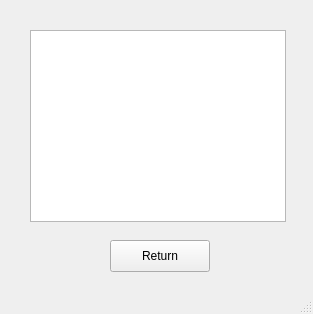
<?xml version="1.0" encoding="UTF-8"?>
<ui version="4.0">
 <class>BalanceWindow</class>
 <widget class="QMainWindow" name="BalanceWindow">
  <property name="geometry">
   <rect>
    <x>0</x>
    <y>0</y>
    <width>313</width>
    <height>314</height>
   </rect>
  </property>
  <property name="windowTitle">
   <string>MainWindow</string>
  </property>
  <widget class="QWidget" name="centralwidget">
   <widget class="QTextBrowser" name="textBrowser">
    <property name="geometry">
     <rect>
      <x>30</x>
      <y>30</y>
      <width>256</width>
      <height>192</height>
     </rect>
    </property>
    <property name="layoutDirection">
     <enum>Qt::LeftToRight</enum>
    </property>
    <property name="html">
     <string>&lt;!DOCTYPE HTML PUBLIC &quot;-//W3C//DTD HTML 4.0//EN&quot; &quot;http://www.w3.org/TR/REC-html40/strict.dtd&quot;&gt;
&lt;html&gt;&lt;head&gt;&lt;meta name=&quot;qrichtext&quot; content=&quot;1&quot; /&gt;&lt;meta charset=&quot;utf-8&quot; /&gt;&lt;style type=&quot;text/css&quot;&gt;
p, li { white-space: pre-wrap; }
hr { height: 1px; border-width: 0; }
li.unchecked::marker { content: &quot;\2610&quot;; }
li.checked::marker { content: &quot;\2612&quot;; }
&lt;/style&gt;&lt;/head&gt;&lt;body style=&quot; font-family:'.AppleSystemUIFont'; font-size:13pt; font-weight:400; font-style:normal;&quot;&gt;
&lt;p align=&quot;center&quot; style=&quot;-qt-paragraph-type:empty; margin-top:0px; margin-bottom:0px; margin-left:0px; margin-right:0px; -qt-block-indent:0; text-indent:0px;&quot;&gt;&lt;br /&gt;&lt;/p&gt;&lt;/body&gt;&lt;/html&gt;</string>
    </property>
   </widget>
   <widget class="QPushButton" name="pushButton">
    <property name="geometry">
     <rect>
      <x>110</x>
      <y>240</y>
      <width>100</width>
      <height>32</height>
     </rect>
    </property>
    <property name="text">
     <string>Return</string>
    </property>
   </widget>
  </widget>
  <widget class="QMenuBar" name="menubar">
   <property name="geometry">
    <rect>
     <x>0</x>
     <y>0</y>
     <width>313</width>
     <height>24</height>
    </rect>
   </property>
  </widget>
  <widget class="QStatusBar" name="statusbar"/>
 </widget>
 <resources/>
 <connections/>
</ui>
